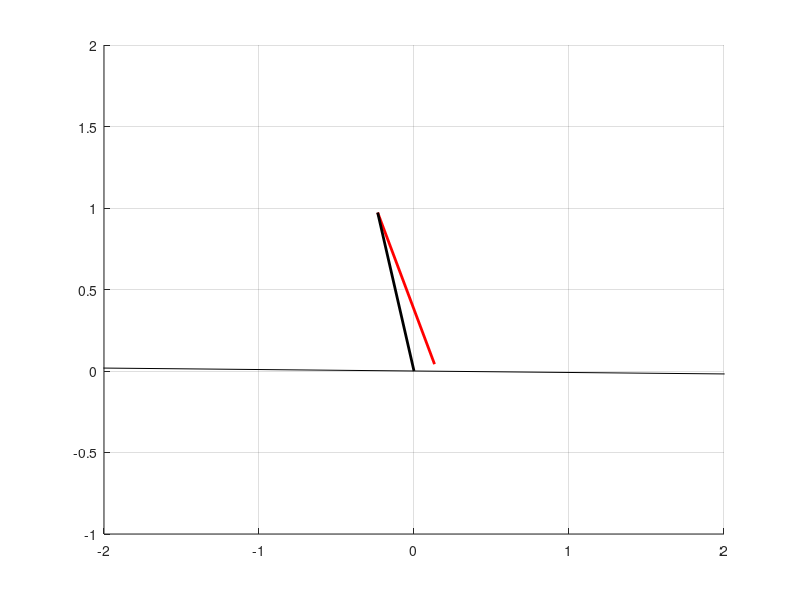

Source code (MATLAB): (Note: this script raises an error after producing the figure.)
L = 1;
gamma = 0.009;

%углы из программы на Python относительно ног
Tetta_angl = [0.22761944901923448, 0.22720212940921533, 0.22595169903684942, 0.22387261254065338, 0.22097232330165345, 0.21726130106091188, 0.21275304558480593, 0.20746456993917078, 0.2014151700512318, 0.19462636664971983, 0.18712225543152383, 0.17892950706169047, 0.1700773671734246, 0.1605976563680887, 0.1505247702152033, 0.13989567925244695, 0.12874992898565607, 0.11712963988882494, 0.1050795074041057, 0.09264242743293162, 0.07986155663773858, 0.06678581944490554, -0.38469908169872413, -0.3842787333354583, -0.3830185639498363, -0.38092117816603077, -0.37799093069829964, -0.3742339296162862, -0.36965849283788094, -0.364274736184783, -0.3580935110315904, -0.35112735015279, -0.34339048285185514, -0.33489883496124584, -0.3256700288424083, -0.3157233833857754, -0.30507991401076634, -0.2937623326657865, -0.2817950478282284, -0.2692041645044701, -0.2560174842298771, -0.2422645050688005, -0.22797637847567137, -0.2131818859932249, -0.19791243456097207, -0.18220273631269007, -0.16608805504463628, -0.14960420621554782, -0.13278755694664088, -0.11567502602161125, 0.5417787143782138, 0.5414810111790134, 0.5405881970291028, 0.5391011524116169, 0.5370213489938093, 0.5343508506688361, 0.5310924269120246, 0.5272500288917272, 0.5228273480199598, 0.5178285145232836, 0.5122582800540983, 0.506122017690643, 0.49942572193699597, 0.492176008723074, 0.48438011540463366, 0.4760459007632698, 0.46718184500641713, 0.45779704976734864, 0.4479012381051771, 0.4375047545048538, 0.4266185648771691, 0.4152542565587529, 0.40342403831207346, 0.391140740325439, 0.37841781421299553, 0.3652693330147297, 0.3517097546070665, 0.3377517154408993, 0.3234104050411501, 0.3087021155549641, 0.2936434338936583, 0.278251241732719, 0.2625427155118044, 0.24653532643474202, 0.23024684046953142, 0.21369531834834118, 0.19689911556751227, 0.1798768823875549, 0.16264756383314993] ;
fi_angl =  [0.15707963267948966, 0.1563806126518595, 0.15428768239150997, 0.15081279220346794, 0.14597590616475936, 0.1398050551892134, 0.13233638293279743, 0.12361579303065028, 0.11369469756686491, 0.10262953701684466, 0.09048292072040137, 0.07732362688175487, 0.06322660256953355, 0.048272963716773865, 0.032549995120920355, 0.01615115044382623, -0.000823947788247209, -0.018269508184630495, -0.036073570490245954, -0.054133154879622246, -0.07234891658214976, -0.09060498792556854, -0.15707963267948966, -0.15649694788995908, -0.15475102635692425, -0.1518481962511795, -0.14779900866870488, -0.14261824394132444, -0.13632611806850528, -0.12894738369290118, -0.12050814763902347, -0.1110380779604135, -0.10057044187800468, -0.08914210578012288, -0.07679353522248619, -0.06356879492820498, -0.049515548787781985, -0.034685059859111675, -0.01913219036748179, -0.002915401705571169, 0.013903245566547956, 0.03125809172141186, 0.04907999136309367, 0.06730786311950797, 0.08587778465279589, 0.10471887901911532, 0.12375996383804326, 0.1429295512925765, 0.1621558481291325, 0.18136675565754848, 0.15707963267948966, 0.1567045762225582, 0.15558009807810538, 0.15370825785678982, 0.1510924854294062, 0.1477375819772929, 0.14364994261544445, 0.1388386225139739, 0.13331248428187428, 0.12708125881222734, 0.12015587975982642, 0.11254848354117683, 0.10427240933449657, 0.09534219907971475, 0.08577359747847349, 0.07558355199412593, 0.06479021285173832, 0.05341293303808785, 0.0414722683016648, 0.028989977152670723, 0.01598902086301915, 0.002493563466336529, -0.011471028242039855, -0.02587818470505937, -0.04070013360396085, -0.055907899858269466, -0.0714717231075193, -0.08736603797069117, -0.10356302753829902, -0.12003336125822367, -0.13674738434452802, -0.15367511777746, -0.17078625830344912, -0.18805017843511004, -0.20543592645123893, -0.22291222639681715, -0.24044747808300754, -0.2580097570871577, -0.27556681475279843] ;
interraotion_t =  [1.9781896238758663, 2.0390159913114636, 2.0998423587470607, 2.1606687261826583, 2.2214950936182554, 2.282321461053853, 2.34314782848945, 2.4039741959250476, 2.4648005633606447, 2.5256269307962422, 2.5864532982318393, 2.647279665667437, 2.708106033103034, 2.768932400538631, 2.8297587679742287, 2.890585135409826, 2.9514115028454233, 3.0122378702810204, 3.073064237716618, 3.1338906051522155, 3.1947169725878126, 3.2555433400234097, 3.313855755793053, 3.3611905461385776, 3.4085253364841024, 3.455860126829627, 3.5031949171751515, 3.5505297075206763, 3.597864497866201, 3.645199288211726, 3.6925340785572507, 3.739868868902775, 3.7872036592483, 3.8345384495938246, 3.8818732399393494, 3.929208030284874, 3.9765428206303985, 4.023877610975924, 4.071212401321448, 4.118547191666973, 4.165881982012498, 4.213216772358022, 4.260551562703547, 4.307886353049072, 4.355221143394596, 4.402555933740121, 4.4498907240856465, 4.497225514431171, 4.544560304776695, 4.59189509512222, 4.6358285510846, 4.669810080871624, 4.703791610658649, 4.737773140445673, 4.771754670232697, 4.805736200019721, 4.839717729806746, 4.87369925959377, 4.9076807893807946, 4.941662319167818, 4.975643848954842, 5.009625378741867, 5.043606908528891, 5.0775884383159156, 5.111569968102939, 5.145551497889964, 5.179533027676988, 5.213514557464013, 5.247496087251037, 5.28147761703806, 5.315459146825085, 5.349440676612109, 5.383422206399134, 5.417403736186158, 5.451385265973182, 5.485366795760206, 5.519348325547231, 5.553329855334255, 5.587311385121279, 5.621292914908303, 5.655274444695327, 5.689255974482352, 5.723237504269376, 5.7572190340564005, 5.791200563843424, 5.825182093630449, 5.859163623417473, 5.893145153204497, 5.9271266829915215] ;
hit_t =  [0.5703421347132581, 1.9781896238758663, 3.313855755793053, 4.6358285510846, 5.959408695090734, 7.292763991400326] ;

%переводим углы в абсолютное измерение от вертикали
ang1 = -Tetta_angl-gamma;
ang2 = fi_angl + Tetta_angl - gamma;

file_size = size(interraotion_t);

X_st = zeros(file_size);
Y_st = zeros(file_size);

X_m = zeros(file_size);
Y_m = zeros(file_size);

X_sw = zeros(file_size);
Y_sw = zeros(file_size);

%первый момент
%в моих данных он начинается с переключения

%переносная нога
xsw = 0;
ysw = 0;
X_sw(1) = xsw;
Y_sw(1) = ysw;

% положение бедра
xm = xsw + L*sin(ang1(1));
ym = ysw + L*cos(ang1(1));
X_m(1) = xm;
Y_m(1) = ym;


%Положение стопы опорной ноги
xst = xm + L*sin(ang2(1));
yst = ym - L*cos(ang2(1));
X_st(1) = xst;
Y_st(1) = yst;

counter = 1;
filename = 'Walk_super_cool.gif';
%отрисовка
figure(1)%('Color','w','Renderer','zbuffer')
axis on
grid on
xlim([-2 2])
ylim([-1 2])

strobePlot = 0;  
tracePlot = 0;    

slope = line([-8 4],[-8*tan(2*pi - gamma) 4*tan(2*pi - gamma)]);
set(slope,'Color','k','LineWidth',0.1);
stleg = line([xst xm],[yst ym]);
set(stleg,'Color','r','LineWidth',2);
swleg = line([xm xsw ],[ym ysw ]);
set(swleg,'Color','k','LineWidth',2);
drawnow
%pause(0.01)

frame = getframe(1);
    im = frame2im(frame);
    [imind,cm] = rgb2ind(im,256);
    imwrite(imind,cm,filename,'gif', 'Loopcount',inf);
delete(gca)




flag = 0;
i_start = 2;
%основной цикл анимации и расчета координат
%остановка после 2 переключений
while counter < 3
for i=i_start:length(interraotion_t)
    %проверка момента времени в списке переключений
    if ~isempty(find(hit_t == interraotion_t(i))) && flag==0
        title('произошло переключение')
        flag = 1;
        counter = counter + 1;
        break
    else
        %опорная нога
        X_st(i) = X_st(i-1);
        Y_st(i) = Y_st(i-1);   
    end
    xst = X_st(i);
    yst = Y_st(i);   
    
    %верх бедра
    xm = xst + L*sin(ang1(i));
    ym = yst + L*cos(ang1(i));
    X_m(i) = xm;
    Y_m(i) = ym;
        
    % переносная нога
    xsw = xm - L*sin(ang2(i));
    ysw = ym - L*cos(ang2(i));
    X_sw(i) = xsw;
    Y_sw(i) = ysw;
%отрисовка
figure(1)
axis on
grid on
xlim([-2 2])
ylim([-1 2])

strobePlot = 0;   % Draw stroboscopic plot: 1
tracePlot = 0;    % Trace path of hip and swing foot: 1 or 2

% Draw first position
slope = line([-8 4],[-8*tan(2*pi - gamma) 4*tan(2*pi - gamma)]);
set(slope,'Color','k','LineWidth',0.1);
stleg = line([xst xm],[yst ym]);
set(stleg,'Color','k','LineWidth',2);
swleg = line([xm xsw ],[ym ysw ]);
set(swleg,'Color','r','LineWidth',2);
ffff = 0;
drawnow
%pause(0.01)

frame = getframe(1);
    im = frame2im(frame);
    [imind,cm] = rgb2ind(im,256);
    imwrite(imind,cm,filename,'gif','WriteMode','append');

delete(gca)
flag=0;
end

%%%%%%%%%%%%%%%%%%%%%%%%%%%%%
%Переключение
%%%%%%%%%%%%%%%%%%%%%%%%%%%%
%теперь xsw стала неподвижной
i_start = i;
for i=i_start:length(interraotion_t)
    if i>1
    if ~isempty(find(hit_t == interraotion_t(i))) && flag ==0
        title('произошло переключение')
        flag = 1;
        counter = counter + 1;
        break
    else
        X_sw(i) = X_sw(i-1);
        Y_sw(i) = Y_sw(i-1);   
    end
    %опорная нога неподвижна
    xsw = X_sw(i);
    ysw = Y_sw(i);   
    
    %верх бедра
    xm = xsw + L*sin(ang1(i));
    ym = ysw + L*cos(ang1(i));
    X_m(i) = xm;
    Y_m(i) = ym;
        
    %позиция опорной ноги
    xst = xm + L*sin(ang2(i));
    yst = ym - L*cos(ang2(i));
    X_st(i) = xst;
    Y_st(i) = yst;
    end
%отрисовка
figure(1)
axis on
grid on
xlim([-2 2])
ylim([-1 2])

strobePlot = 0;   
tracePlot = 0;   


slope = line([-8 4],[-8*tan(2*pi - gamma) 4*tan(2*pi - gamma)]);
set(slope,'Color','k','LineWidth',0.1);
stleg = line([xst xm],[yst ym]);
set(stleg,'Color','r','LineWidth',2);
swleg = line([xm xsw ],[ym ysw ]);
set(swleg,'Color','k','LineWidth',2);

drawnow
%pause(0.1)

frame = getframe(1);
    im = frame2im(frame);
    [imind,cm] = rgb2ind(im,256);
    if i == 1
         imwrite(imind,cm,filename,'gif', 'Loopcount',inf);
    else
         imwrite(imind,cm,filename,'gif','WriteMode','append');
    end
delete(gca)

flag = 0;
end
i_start = i;
end
